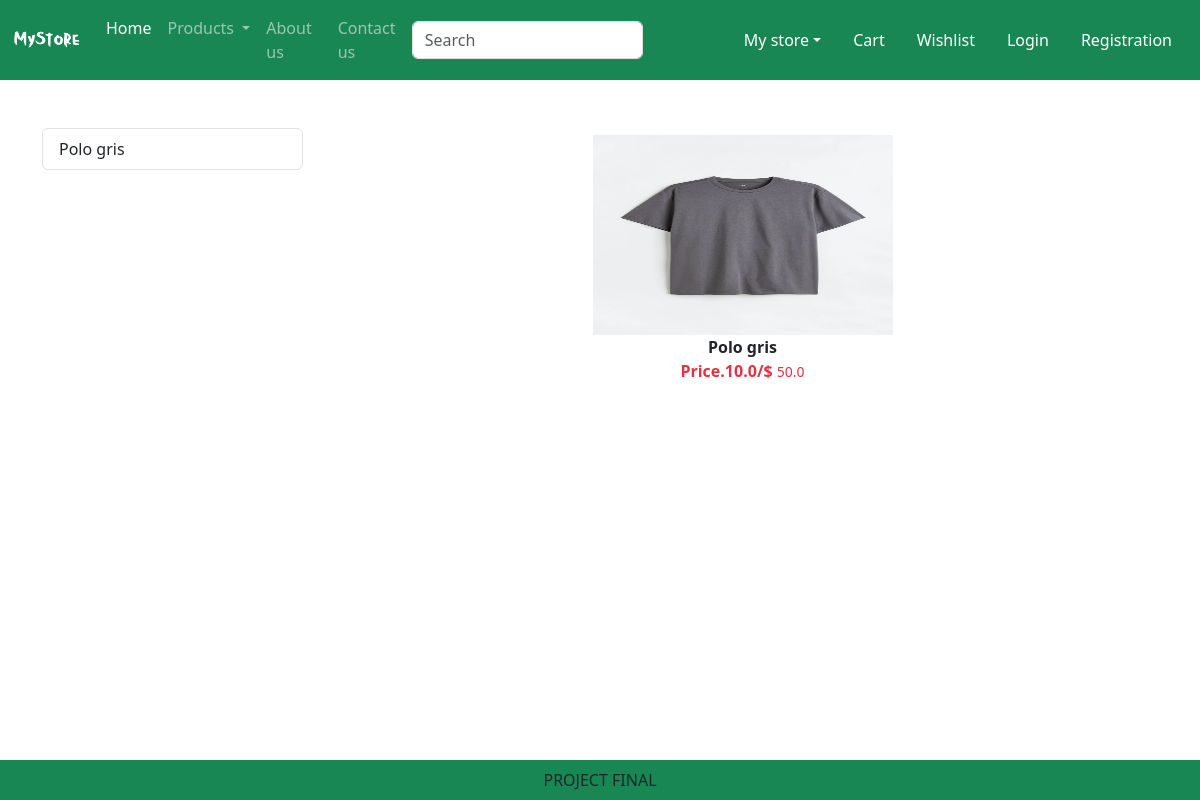
Page /category/TS on the earlier database version.
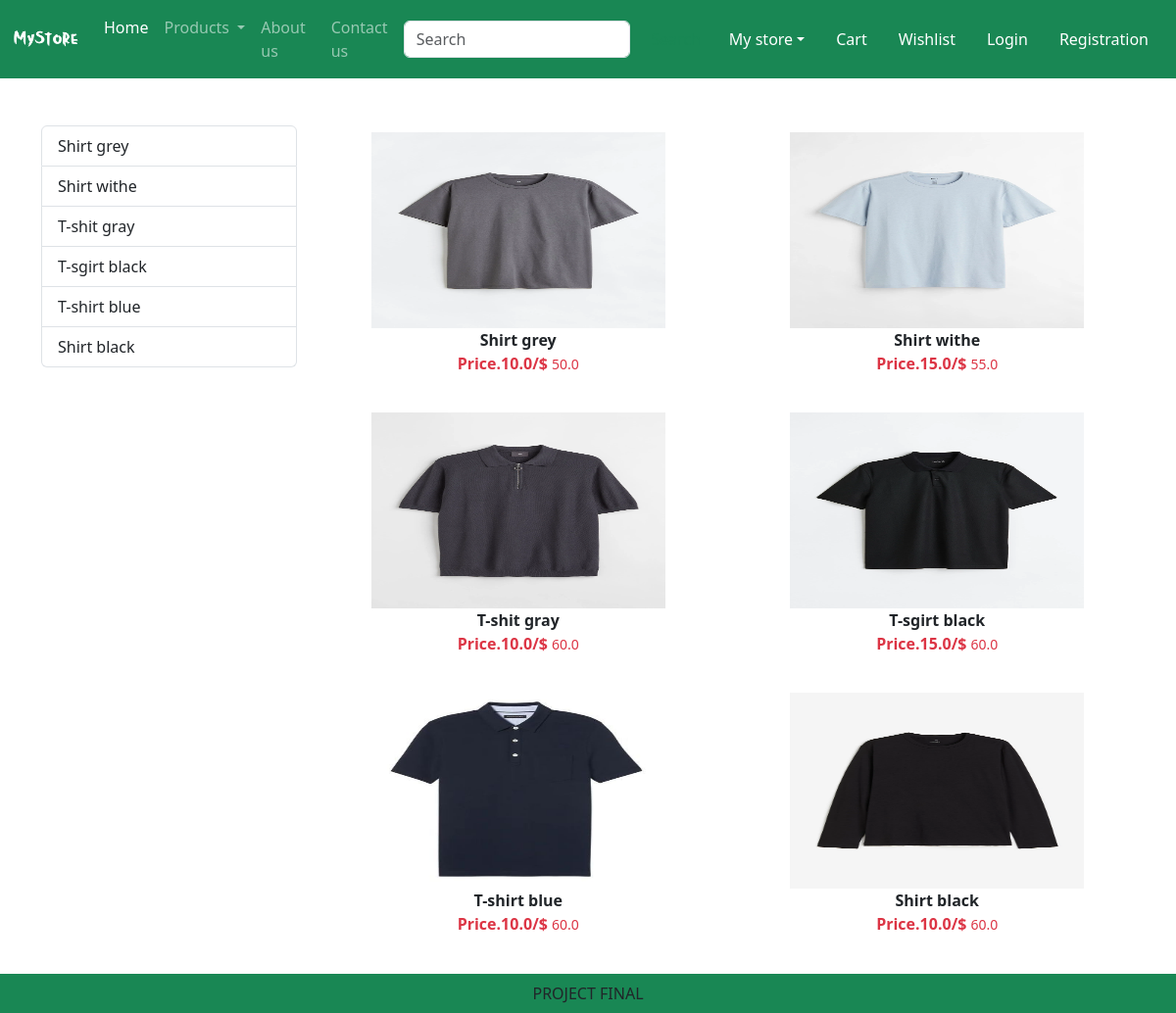
Same page on the later database version.
### app/models.py (models this page shows, shortened)
class Product(models.Model):
    title = models.CharField(max_length=100)
    selling_price = models.FloatField()
    discounted_price = models.FloatField()
    description = models.TextField()
    composition = models.TextField(default='')
    podapp = models.TextField(default='')
    category = models.CharField(choices=CATEGORY_CHOICES, max_length=2)
    product_image = models.ImageField(upload_to='product', blank=True, null=True)

### app/views.py (the view)
# urls.py: path("category/<slug:val>", views.CategoryView.as_view(),name="category" ),
class CategoryView(View):
    def get(self,request,val):
        product = Product.objects.filter(category=val)
        title = Product.objects.filter(category=val).values('title')
        return render(request, "app/category.html",locals())

### app/templates/app/category.html (shortened to what this page needs)
{% extends 'app/base.html' %}
{% load static %}
{% block main-content%}
    <div class ="container my-5">
        <div class ="row">
            <div class ="col-sm-3">
                <div class ="list-group">
                    {% for val in title %}
                        <a href="{% url 'category-title' val.title %}" class="list-group-item list-group-item-action" argia-current="true">
                        {{val.title}}</a>
                    {% endfor %}
                </div>
            </div>
            <div class="col-sm-9">
                <div class ="row">
                    {% for prod in product%}
                        <div class="col text-center mb-4">
                            <a href = "{% url 'product-detail' prod.id %}" class="btn">
                            <div>
                                <img src="{{prod.product_image.url}}" width="300px" height="200px">
                                <div class ="fw-bold">{{prod.title}}</div>
                                <div class ="fw-bold text-danger">
                                    Price.{{prod.discounted_price}}/$
                                    <small class="fw-light text-decoration-line-throught">{{prod.selling_price}}</small>
                                </div>
                            </div>
                            </a>
                        </div>
                    {% endfor %}
                </div>
            </div>
        </div>
    </div>
{% endblock main-content%}

### app/templates/app/base.html (shortened to what this page needs)
<!DOCTYPE html>
{% load static %}
<html lang="en">
<head>
    <link href="https://cdn.jsdelivr.net/npm/bootstrap@5.3.0/dist/css/bootstrap.min.css" rel="stylesheet">
    <link rel = "stylesheet" href ="{% static 'app/css/owl.carousel.min.css' %}"/>
    <link rel = "stylesheet" href ="{% static 'app/css/all.min.css' %}"/>
    <link rel = "stylesheet" href ="{% static 'app/css/style.css' %}"/>
</head>
<body>
    <nav class="navbar navbar-expand-lg navbar-dark bg-success">
        <div class="container-fluid">
          <a class="navbar-brand" href="/">
            <img src="{% static 'app/images/logo1.png' %}" width = "70" height ="50"/>
          </a>
          <div class="collapse navbar-collapse" id="navbarSupportedContent">
            <ul class="navbar-nav me-auto mb-2 mb-lg-0">
              <li class="nav-item">
                <a class="nav-link active" aria-current="page" href="/">Home</a>
              </li>
              <li class="nav-item dropdown">
                <a class="nav-link dropdown-toggle" href="#" role="button" data-bs-toggle="dropdown" aria-expanded="false">
                  Products
                </a>
              </li>
              <li class="nav-item">
                <a class="nav-link text-withe" href="{% url 'about'  %}">About us</a>
              </li>
              <li class="nav-item">
                <a class="nav-link text-withe" href="{% url 'contact'  %}">Contact us</a>
              </li>
            </ul>
            <form class="d-flex" role="search">
              <input class="form-control me-2" type="search" placeholder="Search" aria-label="Search">
              <button class="btn btn-outline-success" type="submit">Search</button>
            </form>
          </div>
          <ul class="navbar-nav me-auto mb-2 mb-lg-0">
            <li class="nav-item dropdown mx-2"></a>
              <a class="nav-link dropdown-toggle text-white" href="#"id="profileDropdown" role="button" data-bs-toggle="dropdown" aria-expanded="false">My store</a>
            </li>
            <li class ="nav-item mx-2">
              <a href="#" class="nav-link text-white">Cart </a>
            </li>
            <li class ="nav-item mx-2">
              <a href="#" class="nav-link text-white">Wishlist </a>
            </li>
            <li class ="nav-item mx-2">
              <a href="{% url 'login' %}" class="nav-link text-white">Login </a>
            </li>
            <li class ="nav-item mx-2">
              <a href="{% url 'customerregistration' %}" class="nav-link text-white">Registration </a>
            </li>
          </ul>
        </div>
      </nav>
        {% block main-content %}{% endblock main-content %}
      <footer class="container-fluid fixed-bottom bg-success text-center p-2 mt-5">
        PROJECT FINAL
      </footer>
</body>
</html>

Differences in the rows shown:
changed Product: title "Polo gris" → "Shirt grey"
added Product: product_image (picture), title "Shirt withe", discounted_price "15.0", selling_price "55.0"
added Product: product_image (picture), title "T-shit gray", discounted_price "10.0", selling_price "60.0"
added Product: product_image (picture), title "T-sgirt black", discounted_price "15.0", selling_price "60.0"
added Product: product_image (picture), title "T-shirt blue", discounted_price "10.0", selling_price "60.0"
added Product: product_image (picture), title "Shirt black", discounted_price "10.0", selling_price "60.0"
Other differences:
new list line: "Shirt grey"
new list line: "Shirt withe"
new list line: "T-shit gray"
new list line: "T-sgirt black"
new list line: "T-shirt blue"
new list line: "Shirt black"
list line gone: "Polo gris"
